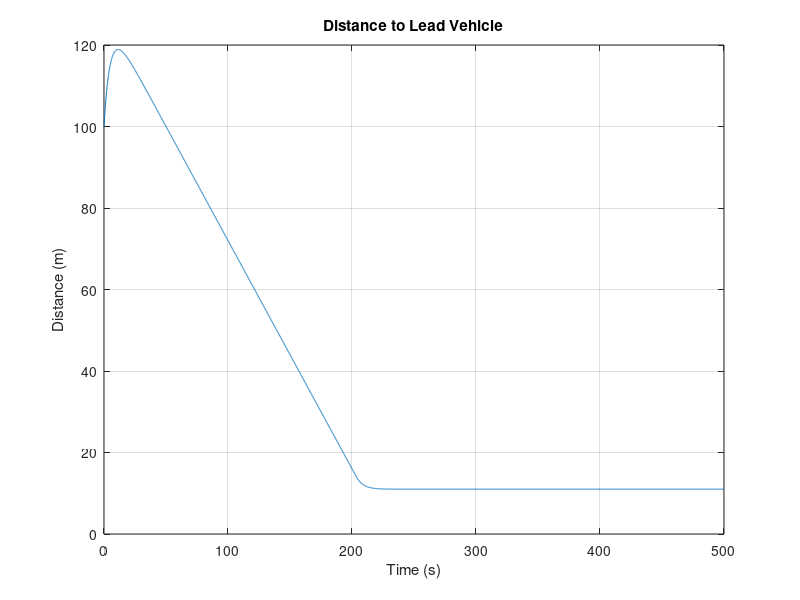
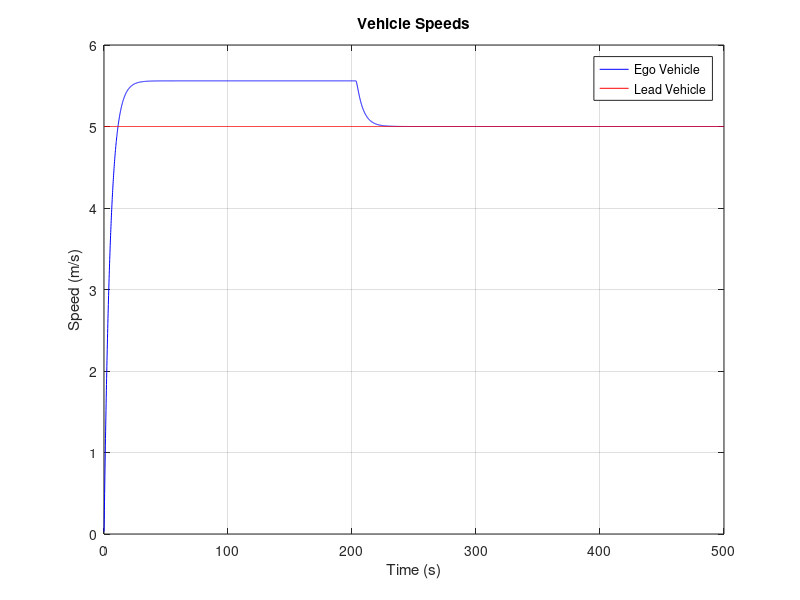
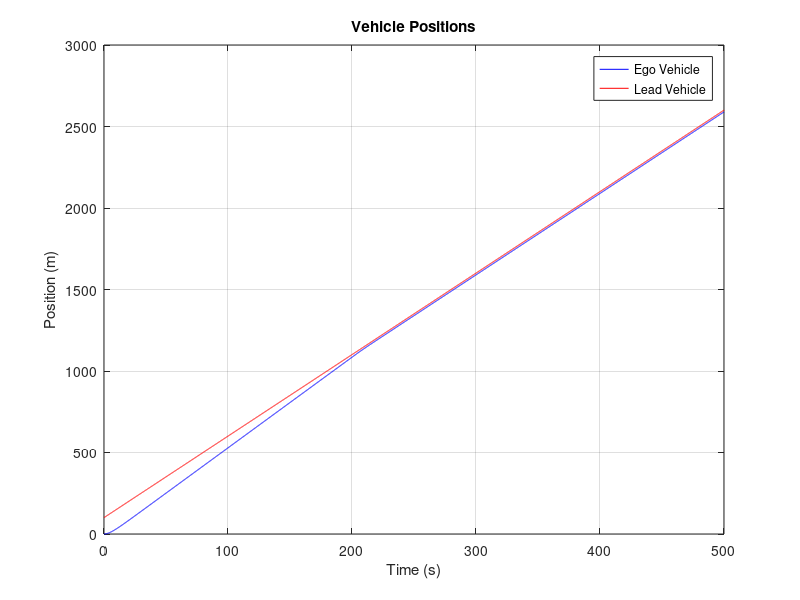
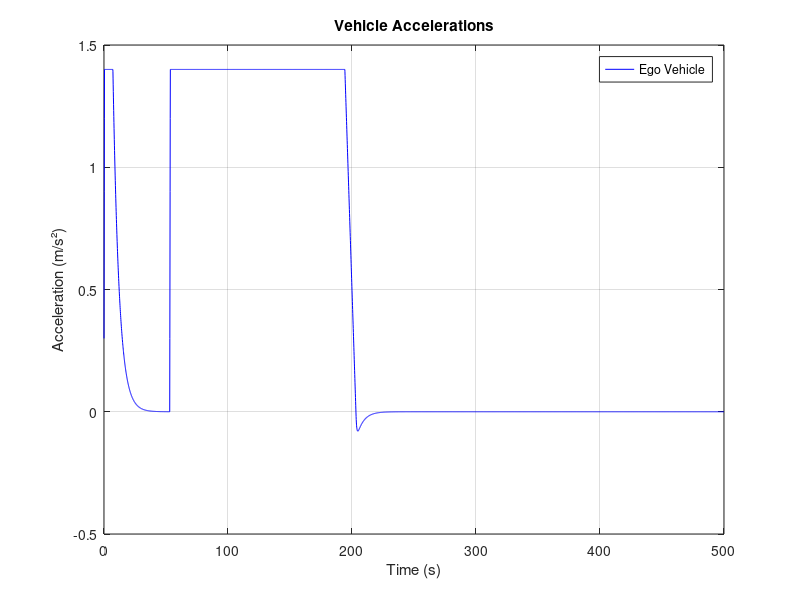

Write the MATLAB code that produced these figures, in order.
% Following a Lead Vehicle Scenario which is moving with constant
% acceleration at a certain distance at speed lower the ego vehicle
% The car will be moving in speed mode until it finds the lead vehicle and 
% then transits into safe distance mode.
%% Here PD controller is used to test the algorithm on the Linear system model.
clc;
clear all;
close all;

%% Vehicle Parameters
v_lead = 5;     % Lead vehicle speed (m/s)
dis_min = 1;     % Desired safe distance (m)
Kp = 0.28;     % Proportional gain
Kd = 2 * sqrt(Kp);      % Derivative gain

% Initial conditions
v_ego = 0;         % Initial speed of following vehicle (m/s)
v_max_ego = 5.56;  % Maximum velocity of the ego vehicle
x_lead = 100;      % Initial position of lead vehicle (m)
x_ego = 0;         % Initial position of following vehicle (m)
dt = 0.1;          % Time step (s)
t_end = 500;       % Simulation end time (s)
a_max = 1.4;       % Maximum acceleration of the ego (m/s²)
d_max = -3.5;      % Maximum deceleration of the ego (m/s²)
jerk_limit = 3;    % Maximum jerk of the vehicle (m/s³)
a_current = 0;     % Current acceleration of the vehicle
d_detection = 100; % distance at which the lead object detected (m)

% Time delay settings
delay_counter = 0; % Counter to track the time delay
time_delay = 3;    % 3 seconds delay
delay_steps = time_delay / dt; % Number of steps for delay
d_safe = 0;

%Parameters for linear model 
R_Vel = 0;
S_Vel = 0;
M = 0.202;

% Time array
time = 0:dt:t_end;
n = length(time);


%Non-linear eqn constants
A = 1.096;    % Parameter A
B = 0.448;    % Parameter B
C = -1.496*10^-5;    % Parameter C
D = -1.044;    % Parameter D
E = 0.972;    % Parameter E

% Preallocate arrays for distance, speed, and position
d_array_2 = zeros(1, n);
v_ego_array_2 = zeros(1, n);
x_ego_array_2 = zeros(1, n);
v_lead_array_2 = zeros(1, n);
x_lead_array_2 = zeros(1, n);
a_ego_array_2 = zeros(1, n);
error_array_2 = zeros(1,n);
R_Vel_array = zeros(1,n);

%% Simulation loop
for i = 1:n
    % Calculate the current distance to the lead vehicle
    d = x_lead - x_ego;

    if d < d_detection %distance at which ego detects the lead vehicle
        % Time delay handling
        if delay_counter < delay_steps
            error = 0;  % Speed mode 
            error_dot = v_max_ego - v_ego;  % Rate of change of error
        else
            % Safe distance mode
            d_safe = dis_min + 2 * v_ego;
            error = d - d_safe; % (current distance - desired safe distance )
            error_dot = v_lead - v_ego;  
        end
        
        % PD control: calculate the desired acceleration
        a_ego = Kp * error + Kd * error_dot;

        % Apply jerk limit to acceleration
        if (a_ego - a_current) / dt > jerk_limit
            a_ego = a_current + jerk_limit * dt;
        elseif (a_ego - a_current) / dt < -jerk_limit
            a_ego = a_current - jerk_limit * dt;
        end
        
        % Limit acceleration and deceleration
        if a_ego > a_max
            a_ego = a_max;
        elseif a_ego < d_max
            a_ego = d_max;
        end
        
        % Update the speed of the ego vehicle
        R_Vel = v_ego + (a_ego/M);

        % Limit the speed of the ego vehicle to the maximum speed
        if R_Vel > v_max_ego
            R_Vel = v_max_ego;
        elseif R_Vel < 0;
            R_Vel = 0;
        end

        % t_cmd = (R_Vel * 100)/v_max_ego

        S_Vel = v_ego + M*(R_Vel - v_ego)*dt; % Actual velocity the vehicle achieved using linear system model

        % S_Vel = A * v_ego + B * t_cmd * (1 / (1 + exp(1000 * (-R_Vel + v_ego)))) + (C * v_ego^2 + D * v_ego + E) * dt;


        % Update positions of the vehicles
        x_lead = x_lead + v_lead * dt;
        x_ego  = x_ego +  v_ego * dt + (0.5 * A * (R_Vel-v_ego)* dt^2);
        
        v_ego = S_Vel
        
        % Store values
        d_array_2(i) = d;
        v_ego_array_2(i) = v_ego;
        x_ego_array_2(i) = x_ego;
        v_lead_array_2(i) = v_lead;
        x_lead_array_2(i) = x_lead;
        a_ego_array_2(i) = a_ego;
        error_array_2(i) = error;
        R_Vel_array(i) = R_Vel;
            
        % Update the current acceleration
        a_current = a_ego;

        % Increment delay counter
        delay_counter = delay_counter + 1;
    else
        % Speed mode: the lead vehicle is far, so maintain max speed
        error = 0;
        error_dot = v_max_ego - v_ego;  % Rate of change of error
        a_ego = Kp * error + Kd * error_dot;  % PD control for speed mode

        % Apply jerk limit to acceleration
        if (a_ego - a_current) / dt > jerk_limit
            a_ego = a_current + jerk_limit * dt;
        elseif (a_ego - a_current) / dt < -jerk_limit
            a_ego = a_current - jerk_limit * dt;
        end
        
        % Limit acceleration and deceleration
        if a_ego > a_max
            a_ego = a_max;
        elseif a_ego < d_max
            a_ego = d_max;
        end

        R_Vel = v_ego + (a_ego/M); % linear system model

        % Limit the speed of the ego vehicle to the maximum speed
        if R_Vel > v_max_ego
            R_Vel = v_max_ego;
        elseif R_Vel < 0;
            R_Vel = 0;
        end
        
        % t_cmd = (R_Vel * 100)/v_max_ego


        % Update ego vehicle speed
        % v_ego = v_ego + a_ego * dt;
        
        S_Vel = v_ego + M*(R_Vel - v_ego)*dt; % actual  velocity the vehicle achieved using linear system model
        
        % S_Vel = A * v_ego + B * t_cmd * (1 / (1 + exp(1000 * (R_Vel - v_ego)))) + (C * v_ego^2 + D * v_ego + E) * dt;

        % Update positions
        x_lead = x_lead + v_lead * dt;
        x_ego = x_ego + v_ego * dt + (0.5 * M * (R_Vel-v_ego)* dt^2);

        v_ego = S_Vel;

        % Store values
        d_array_2(i) = d;
        v_ego_array_2(i) = v_ego;
        x_ego_array_2(i) = x_ego;
        v_lead_array_2(i) = v_lead;
        x_lead_array_2(i) = x_lead;
        a_ego_array_2(i) = a_ego;
        error_array_2(i) = error;
        R_Vel_array(i) = R_Vel;


        % Update current acceleration
        a_current = a_ego;
    end
end

% Plot results
figure;
plot(time, d_array_2);
title('Distance to Lead Vehicle');
xlabel('Time (s)');
ylabel('Distance (m)');
grid on;

figure;
plot(time, v_ego_array_2, 'b', 'DisplayName', 'Ego Vehicle');
hold on;
plot(time, v_lead_array_2, 'r', 'DisplayName', 'Lead Vehicle');
title('Vehicle Speeds');
xlabel('Time (s)');
ylabel('Speed (m/s)');
legend;
grid on;

figure;
plot(time, x_ego_array_2, 'b', 'DisplayName', 'Ego Vehicle');
hold on;
plot(time, x_lead_array_2, 'r', 'DisplayName', 'Lead Vehicle');
title('Vehicle Positions');
xlabel('Time (s)');
ylabel('Position (m)');
legend;
grid on;

figure;
plot(time, a_ego_array_2, 'b', 'DisplayName', 'Ego Vehicle');
title('Vehicle Accelerations');
xlabel('Time (s)');
ylabel('Acceleration (m/s²)');
legend;
grid on;
